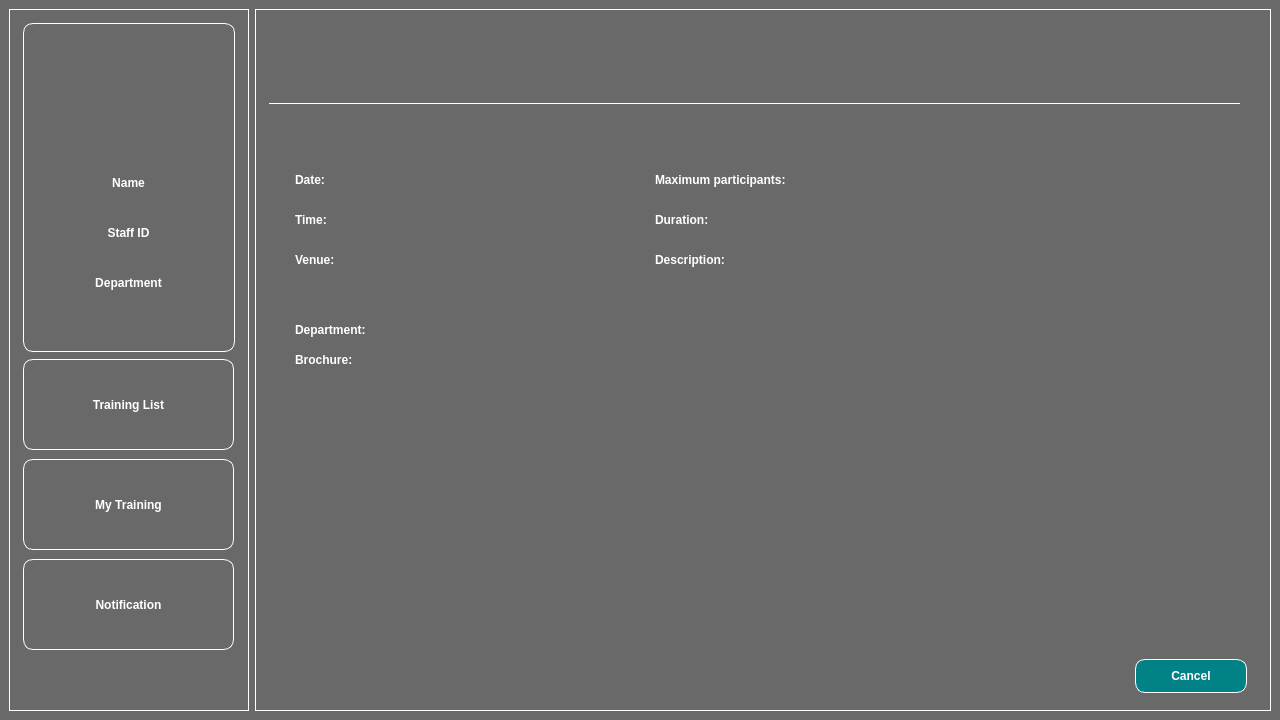
<?xml version="1.0" encoding="UTF-8"?>
<ui version="4.0">
 <class>MainWindow</class>
 <widget class="QMainWindow" name="MainWindow">
  <property name="geometry">
   <rect>
    <x>0</x>
    <y>0</y>
    <width>1280</width>
    <height>720</height>
   </rect>
  </property>
  <property name="minimumSize">
   <size>
    <width>1280</width>
    <height>720</height>
   </size>
  </property>
  <property name="maximumSize">
   <size>
    <width>1280</width>
    <height>720</height>
   </size>
  </property>
  <property name="windowTitle">
   <string>MainWindow</string>
  </property>
  <property name="styleSheet">
   <string notr="true">background-color: #696969;</string>
  </property>
  <widget class="QWidget" name="centralwidget">
   <property name="minimumSize">
    <size>
     <width>1280</width>
     <height>720</height>
    </size>
   </property>
   <property name="maximumSize">
    <size>
     <width>1280</width>
     <height>720</height>
    </size>
   </property>
   <property name="autoFillBackground">
    <bool>false</bool>
   </property>
   <layout class="QHBoxLayout" name="horizontalLayout">
    <item>
     <widget class="QFrame" name="side_frame">
      <property name="minimumSize">
       <size>
        <width>240</width>
        <height>0</height>
       </size>
      </property>
      <property name="maximumSize">
       <size>
        <width>240</width>
        <height>16777215</height>
       </size>
      </property>
      <property name="styleSheet">
       <string notr="true">border: 1px solid white;</string>
      </property>
      <property name="frameShape">
       <enum>QFrame::StyledPanel</enum>
      </property>
      <property name="frameShadow">
       <enum>QFrame::Raised</enum>
      </property>
      <widget class="QFrame" name="profile_frame">
       <property name="geometry">
        <rect>
         <x>14</x>
         <y>14</y>
         <width>212</width>
         <height>329</height>
        </rect>
       </property>
       <property name="styleSheet">
        <string notr="true">border-radius: 10px;</string>
       </property>
       <property name="frameShape">
        <enum>QFrame::StyledPanel</enum>
       </property>
       <property name="frameShadow">
        <enum>QFrame::Raised</enum>
       </property>
       <widget class="QPushButton" name="profile_button">
        <property name="geometry">
         <rect>
          <x>63</x>
          <y>40</y>
          <width>90</width>
          <height>90</height>
         </rect>
        </property>
        <property name="sizePolicy">
         <sizepolicy hsizetype="Minimum" vsizetype="Fixed">
          <horstretch>0</horstretch>
          <verstretch>0</verstretch>
         </sizepolicy>
        </property>
        <property name="minimumSize">
         <size>
          <width>90</width>
          <height>90</height>
         </size>
        </property>
        <property name="maximumSize">
         <size>
          <width>90</width>
          <height>90</height>
         </size>
        </property>
        <property name="styleSheet">
         <string notr="true">border: none;
border-radius: 50%;
</string>
        </property>
        <property name="text">
         <string/>
        </property>
        <property name="icon">
         <iconset>
          <normaloff>profile.png</normaloff>profile.png</iconset>
        </property>
        <property name="iconSize">
         <size>
          <width>90</width>
          <height>90</height>
         </size>
        </property>
       </widget>
       <widget class="QLabel" name="name_label">
        <property name="geometry">
         <rect>
          <x>10</x>
          <y>150</y>
          <width>191</width>
          <height>20</height>
         </rect>
        </property>
        <property name="layoutDirection">
         <enum>Qt::LeftToRight</enum>
        </property>
        <property name="styleSheet">
         <string notr="true">border: none;
color: white;
font-weight: bold;
</string>
        </property>
        <property name="text">
         <string>Name</string>
        </property>
        <property name="alignment">
         <set>Qt::AlignCenter</set>
        </property>
       </widget>
       <widget class="QLabel" name="staff_id_label">
        <property name="geometry">
         <rect>
          <x>10</x>
          <y>200</y>
          <width>191</width>
          <height>20</height>
         </rect>
        </property>
        <property name="styleSheet">
         <string notr="true">border: none;
color: white;
font-weight: bold;</string>
        </property>
        <property name="text">
         <string>Staff ID</string>
        </property>
        <property name="alignment">
         <set>Qt::AlignCenter</set>
        </property>
       </widget>
       <widget class="QLabel" name="department_label">
        <property name="geometry">
         <rect>
          <x>10</x>
          <y>250</y>
          <width>191</width>
          <height>20</height>
         </rect>
        </property>
        <property name="styleSheet">
         <string notr="true">border: none;
color: white;
font-weight: bold;</string>
        </property>
        <property name="text">
         <string>Department</string>
        </property>
        <property name="alignment">
         <set>Qt::AlignCenter</set>
        </property>
       </widget>
       <widget class="QLabel" name="name_db">
        <property name="geometry">
         <rect>
          <x>10</x>
          <y>170</y>
          <width>191</width>
          <height>20</height>
         </rect>
        </property>
        <property name="styleSheet">
         <string notr="true">border: none;
color: white;</string>
        </property>
        <property name="text">
         <string/>
        </property>
        <property name="alignment">
         <set>Qt::AlignCenter</set>
        </property>
       </widget>
       <widget class="QLabel" name="id_db">
        <property name="geometry">
         <rect>
          <x>10</x>
          <y>220</y>
          <width>191</width>
          <height>20</height>
         </rect>
        </property>
        <property name="styleSheet">
         <string notr="true">border: none;
color: white;</string>
        </property>
        <property name="text">
         <string/>
        </property>
        <property name="alignment">
         <set>Qt::AlignCenter</set>
        </property>
       </widget>
       <widget class="QLabel" name="department_db">
        <property name="geometry">
         <rect>
          <x>10</x>
          <y>270</y>
          <width>191</width>
          <height>20</height>
         </rect>
        </property>
        <property name="styleSheet">
         <string notr="true">border: none;
color: white;</string>
        </property>
        <property name="text">
         <string/>
        </property>
        <property name="alignment">
         <set>Qt::AlignCenter</set>
        </property>
       </widget>
      </widget>
      <widget class="QPushButton" name="my_training_button">
       <property name="geometry">
        <rect>
         <x>14</x>
         <y>450</y>
         <width>211</width>
         <height>91</height>
        </rect>
       </property>
       <property name="styleSheet">
        <string notr="true">color: white;
font-weight: bold;
border-radius: 10px;</string>
       </property>
       <property name="text">
        <string>My Training</string>
       </property>
      </widget>
      <widget class="QPushButton" name="list_button">
       <property name="geometry">
        <rect>
         <x>14</x>
         <y>350</y>
         <width>211</width>
         <height>91</height>
        </rect>
       </property>
       <property name="styleSheet">
        <string notr="true">color: white;
font-weight: bold;
border-radius: 10px;</string>
       </property>
       <property name="text">
        <string>Training List</string>
       </property>
      </widget>
      <widget class="QPushButton" name="notification_button">
       <property name="geometry">
        <rect>
         <x>14</x>
         <y>550</y>
         <width>211</width>
         <height>91</height>
        </rect>
       </property>
       <property name="styleSheet">
        <string notr="true">color: white;
font-weight: bold;
border-radius: 10px;</string>
       </property>
       <property name="text">
        <string>Notification</string>
       </property>
      </widget>
      <widget class="QPushButton" name="logout_button">
       <property name="geometry">
        <rect>
         <x>14</x>
         <y>650</y>
         <width>51</width>
         <height>41</height>
        </rect>
       </property>
       <property name="styleSheet">
        <string notr="true">border: none;
border-radius: 50%;</string>
       </property>
       <property name="text">
        <string/>
       </property>
       <property name="icon">
        <iconset>
         <normaloff>logout.png</normaloff>logout.png</iconset>
       </property>
       <property name="iconSize">
        <size>
         <width>45</width>
         <height>45</height>
        </size>
       </property>
      </widget>
      <widget class="QLabel" name="notification_menu_dot">
       <property name="geometry">
        <rect>
         <x>170</x>
         <y>570</y>
         <width>21</width>
         <height>21</height>
        </rect>
       </property>
       <property name="styleSheet">
        <string notr="true">border: none;</string>
       </property>
       <property name="text">
        <string/>
       </property>
       <property name="scaledContents">
        <bool>true</bool>
       </property>
      </widget>
     </widget>
    </item>
    <item>
     <widget class="QFrame" name="main_frame">
      <property name="styleSheet">
       <string notr="true">border: 1px solid white;</string>
      </property>
      <property name="frameShape">
       <enum>QFrame::StyledPanel</enum>
      </property>
      <property name="frameShadow">
       <enum>QFrame::Raised</enum>
      </property>
      <widget class="QLabel" name="header">
       <property name="geometry">
        <rect>
         <x>14</x>
         <y>14</y>
         <width>971</width>
         <height>81</height>
        </rect>
       </property>
       <property name="sizePolicy">
        <sizepolicy hsizetype="Preferred" vsizetype="Preferred">
         <horstretch>0</horstretch>
         <verstretch>0</verstretch>
        </sizepolicy>
       </property>
       <property name="font">
        <font>
         <pointsize>22</pointsize>
         <weight>75</weight>
         <bold>true</bold>
        </font>
       </property>
       <property name="styleSheet">
        <string notr="true">border: none;
border-bottom: 1px solid white;
color: white;
font-weight: bold;
</string>
       </property>
       <property name="text">
        <string/>
       </property>
      </widget>
      <widget class="QLabel" name="brochure_label">
       <property name="geometry">
        <rect>
         <x>40</x>
         <y>340</y>
         <width>91</width>
         <height>21</height>
        </rect>
       </property>
       <property name="font">
        <font>
         <pointsize>9</pointsize>
         <weight>75</weight>
         <bold>true</bold>
         <underline>false</underline>
        </font>
       </property>
       <property name="styleSheet">
        <string notr="true">color: white;
border: none;</string>
       </property>
       <property name="text">
        <string>Brochure:</string>
       </property>
      </widget>
      <widget class="QLabel" name="duration_label">
       <property name="geometry">
        <rect>
         <x>400</x>
         <y>200</y>
         <width>91</width>
         <height>21</height>
        </rect>
       </property>
       <property name="font">
        <font>
         <pointsize>9</pointsize>
         <weight>75</weight>
         <bold>true</bold>
         <underline>false</underline>
        </font>
       </property>
       <property name="styleSheet">
        <string notr="true">color: white;
border: none;</string>
       </property>
       <property name="text">
        <string>Duration:</string>
       </property>
      </widget>
      <widget class="QLabel" name="description_db">
       <property name="geometry">
        <rect>
         <x>540</x>
         <y>240</y>
         <width>411</width>
         <height>351</height>
        </rect>
       </property>
       <property name="font">
        <font>
         <pointsize>9</pointsize>
         <weight>50</weight>
         <bold>false</bold>
         <underline>false</underline>
        </font>
       </property>
       <property name="styleSheet">
        <string notr="true">color: white;
border: none;</string>
       </property>
       <property name="text">
        <string/>
       </property>
       <property name="alignment">
        <set>Qt::AlignLeading|Qt::AlignLeft|Qt::AlignTop</set>
       </property>
       <property name="wordWrap">
        <bool>true</bool>
       </property>
      </widget>
      <widget class="QLabel" name="venue_label">
       <property name="geometry">
        <rect>
         <x>40</x>
         <y>240</y>
         <width>71</width>
         <height>21</height>
        </rect>
       </property>
       <property name="font">
        <font>
         <pointsize>9</pointsize>
         <weight>75</weight>
         <bold>true</bold>
         <underline>false</underline>
        </font>
       </property>
       <property name="styleSheet">
        <string notr="true">color: white;
border: none;</string>
       </property>
       <property name="text">
        <string>Venue:</string>
       </property>
      </widget>
      <widget class="QLabel" name="time_db">
       <property name="geometry">
        <rect>
         <x>110</x>
         <y>200</y>
         <width>51</width>
         <height>21</height>
        </rect>
       </property>
       <property name="font">
        <font>
         <pointsize>9</pointsize>
         <weight>50</weight>
         <bold>false</bold>
         <underline>false</underline>
        </font>
       </property>
       <property name="styleSheet">
        <string notr="true">color: white;
border: none;</string>
       </property>
       <property name="text">
        <string/>
       </property>
      </widget>
      <widget class="QLabel" name="training">
       <property name="geometry">
        <rect>
         <x>40</x>
         <y>110</y>
         <width>451</width>
         <height>41</height>
        </rect>
       </property>
       <property name="font">
        <font>
         <pointsize>11</pointsize>
         <weight>75</weight>
         <bold>true</bold>
         <underline>true</underline>
        </font>
       </property>
       <property name="styleSheet">
        <string notr="true">color: white;
border: none;</string>
       </property>
       <property name="text">
        <string/>
       </property>
      </widget>
      <widget class="QLabel" name="number_participants_db">
       <property name="geometry">
        <rect>
         <x>630</x>
         <y>160</y>
         <width>81</width>
         <height>21</height>
        </rect>
       </property>
       <property name="font">
        <font>
         <pointsize>9</pointsize>
         <weight>50</weight>
         <bold>false</bold>
         <underline>false</underline>
        </font>
       </property>
       <property name="styleSheet">
        <string notr="true">color: white;
border: none;</string>
       </property>
       <property name="text">
        <string/>
       </property>
      </widget>
      <widget class="QLabel" name="time_label">
       <property name="geometry">
        <rect>
         <x>40</x>
         <y>200</y>
         <width>51</width>
         <height>21</height>
        </rect>
       </property>
       <property name="font">
        <font>
         <pointsize>9</pointsize>
         <weight>75</weight>
         <bold>true</bold>
         <underline>false</underline>
        </font>
       </property>
       <property name="styleSheet">
        <string notr="true">color: white;
border: none;</string>
       </property>
       <property name="text">
        <string>Time:</string>
       </property>
      </widget>
      <widget class="QLabel" name="department_label_2">
       <property name="geometry">
        <rect>
         <x>40</x>
         <y>310</y>
         <width>121</width>
         <height>21</height>
        </rect>
       </property>
       <property name="font">
        <font>
         <pointsize>9</pointsize>
         <weight>75</weight>
         <bold>true</bold>
         <underline>false</underline>
        </font>
       </property>
       <property name="styleSheet">
        <string notr="true">color: white;
border: none;</string>
       </property>
       <property name="text">
        <string>Department:</string>
       </property>
      </widget>
      <widget class="QLabel" name="venue_db">
       <property name="geometry">
        <rect>
         <x>120</x>
         <y>240</y>
         <width>251</width>
         <height>51</height>
        </rect>
       </property>
       <property name="font">
        <font>
         <pointsize>9</pointsize>
         <weight>50</weight>
         <bold>false</bold>
         <underline>false</underline>
        </font>
       </property>
       <property name="styleSheet">
        <string notr="true">color: white;
border: none;</string>
       </property>
       <property name="text">
        <string/>
       </property>
       <property name="alignment">
        <set>Qt::AlignLeading|Qt::AlignLeft|Qt::AlignTop</set>
       </property>
       <property name="wordWrap">
        <bool>true</bool>
       </property>
      </widget>
      <widget class="QLabel" name="department_db_2">
       <property name="geometry">
        <rect>
         <x>170</x>
         <y>310</y>
         <width>201</width>
         <height>21</height>
        </rect>
       </property>
       <property name="font">
        <font>
         <pointsize>9</pointsize>
         <weight>50</weight>
         <bold>false</bold>
         <underline>false</underline>
        </font>
       </property>
       <property name="styleSheet">
        <string notr="true">color: white;
border: none;</string>
       </property>
       <property name="text">
        <string/>
       </property>
      </widget>
      <widget class="QLabel" name="date_label">
       <property name="geometry">
        <rect>
         <x>40</x>
         <y>160</y>
         <width>51</width>
         <height>21</height>
        </rect>
       </property>
       <property name="font">
        <font>
         <pointsize>9</pointsize>
         <weight>75</weight>
         <bold>true</bold>
         <underline>false</underline>
        </font>
       </property>
       <property name="styleSheet">
        <string notr="true">color: white;
border: none;</string>
       </property>
       <property name="text">
        <string>Date:</string>
       </property>
      </widget>
      <widget class="QLabel" name="date_db">
       <property name="geometry">
        <rect>
         <x>100</x>
         <y>160</y>
         <width>151</width>
         <height>21</height>
        </rect>
       </property>
       <property name="font">
        <font>
         <pointsize>9</pointsize>
         <weight>50</weight>
         <bold>false</bold>
         <underline>false</underline>
        </font>
       </property>
       <property name="styleSheet">
        <string notr="true">color: white;
border: none;</string>
       </property>
       <property name="text">
        <string/>
       </property>
      </widget>
      <widget class="QPushButton" name="brochure_button">
       <property name="geometry">
        <rect>
         <x>40</x>
         <y>370</y>
         <width>451</width>
         <height>291</height>
        </rect>
       </property>
       <property name="styleSheet">
        <string notr="true">border: none;</string>
       </property>
       <property name="text">
        <string/>
       </property>
       <property name="iconSize">
        <size>
         <width>430</width>
         <height>400</height>
        </size>
       </property>
      </widget>
      <widget class="QLabel" name="number_participants_label">
       <property name="geometry">
        <rect>
         <x>400</x>
         <y>160</y>
         <width>221</width>
         <height>21</height>
        </rect>
       </property>
       <property name="font">
        <font>
         <pointsize>9</pointsize>
         <weight>75</weight>
         <bold>true</bold>
         <underline>false</underline>
        </font>
       </property>
       <property name="styleSheet">
        <string notr="true">color: white;
border: none;</string>
       </property>
       <property name="text">
        <string>Maximum participants:</string>
       </property>
      </widget>
      <widget class="QLabel" name="description_label">
       <property name="geometry">
        <rect>
         <x>400</x>
         <y>240</y>
         <width>111</width>
         <height>21</height>
        </rect>
       </property>
       <property name="font">
        <font>
         <pointsize>9</pointsize>
         <weight>75</weight>
         <bold>true</bold>
         <underline>false</underline>
        </font>
       </property>
       <property name="styleSheet">
        <string notr="true">color: white;
border: none;</string>
       </property>
       <property name="text">
        <string>Description:</string>
       </property>
      </widget>
      <widget class="QLabel" name="duration_db">
       <property name="geometry">
        <rect>
         <x>500</x>
         <y>200</y>
         <width>71</width>
         <height>21</height>
        </rect>
       </property>
       <property name="font">
        <font>
         <pointsize>9</pointsize>
         <weight>50</weight>
         <bold>false</bold>
         <underline>false</underline>
        </font>
       </property>
       <property name="styleSheet">
        <string notr="true">color: white;
border: none;</string>
       </property>
       <property name="text">
        <string/>
       </property>
      </widget>
      <widget class="QPushButton" name="cancel_button">
       <property name="geometry">
        <rect>
         <x>880</x>
         <y>650</y>
         <width>112</width>
         <height>34</height>
        </rect>
       </property>
       <property name="font">
        <font>
         <weight>75</weight>
         <bold>true</bold>
        </font>
       </property>
       <property name="styleSheet">
        <string notr="true">color: white;
font-weight: bold;
border: 1px solid white;
border-radius: 10px;
background: #008287;</string>
       </property>
       <property name="text">
        <string>Cancel</string>
       </property>
      </widget>
     </widget>
    </item>
   </layout>
  </widget>
 </widget>
 <resources/>
 <connections/>
</ui>
